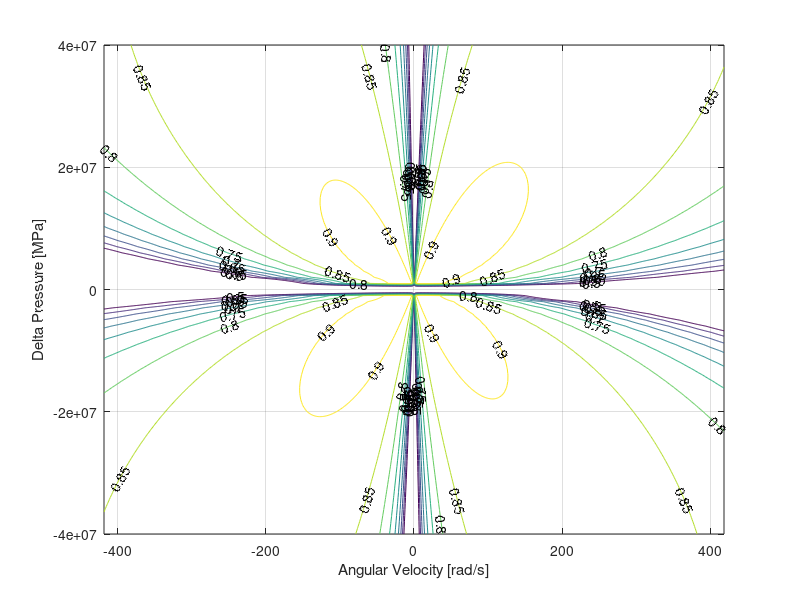

This figure's MATLAB source:
%% Pump Motor Efficiency Mapping

%% Fluid Properties

mu=(32*10^-6)*870;
B = 1.7*10^9;
rho = 870;

%% Define Pump Constants

%%

%% UW Madison
% % Variable Displacement Axial Piston, 107 cc/rev (Pourmovahed et al. 1992b)
%     D = 107; % cc/rev
%     d = (D*100^-3)/(2*pi); % m^3/rad
% % Torques Loss Constants
%     Cf = 4.8*10^-3;
%     Ch = 0;
%     Cv = 153*10^3;
% % Flow Loss Constants
%     Cs = 1.04*10^-9;
%     Cst = 1.20*10^-5;
    
%% Manufacturer 107cc/rev
% Variable Displacement Axial Piston, 107 cc/rev (Pourmovahed et al. 1992b)
    D = 107; % cc/rev
    d = (D*100^-3)/(2*pi); % m^3/rad
% Torques Loss Constants
    Cf = 53.7*10^-3;
    Ch = 53.6;
    Cv = 23.5*10^3;
% Flow Loss Constants
    Cs = 4.26*10^-9;
    Cst = 0*10^-5;

%% Define Pump Parameters to Study
% (fractional displacement/angular velocity/pressure differential)

% Angular Velocity
% WrpmHigh = 1800;%25000; % High Limit (revolutions per minute)
% WrpmLow = 1800;%-25000; % Low Limit (revolution per minute)
WrpmHigh = 4000; % High Limit (revolutions per minute)
WrpmLow = -4000; % Low Limit (revolution per minute)

WrpmSpacing = 10;
Wrpm = WrpmLow:WrpmSpacing:WrpmHigh;
w = Wrpm.*(2*pi/60); % radians per second

% Fractional Displacement Range
fracDisp = 1;

% Pressure Differential (Pressure actuator - Pressure Rail)
deltaP = -40e6:1e6:40e6;
% deltaP = [.5 1]*35e6;
%% Find Torque and Flow Losses

QLoss = zeros(length(w),length(deltaP));
Q_Ideal = zeros(length(w),length(deltaP));
Q_Act = zeros(length(w),length(deltaP));

TLoss = zeros(length(w),length(deltaP));
T_Ideal = zeros(length(w),length(deltaP));
T_Act = zeros(length(w),length(deltaP));
Q_Efficiency = zeros(length(w),length(deltaP));
T_Efficiency = zeros(length(w),length(deltaP));

Quad = zeros(length(w),length(deltaP));


for i = 1:length(w)
    for j = 1:length(deltaP)
        
        Q_Ideal(i,j) = w(i)*d*fracDisp;
        T_Ideal(i,j) = deltaP(j)*d*fracDisp;
        QLoss(i,j) = abs(d*Cs*(deltaP(j))/mu) + abs(fracDisp*d*w(i)*(deltaP(j))/B) + abs(d^(2/3)*Cst*(2*(deltaP(j))/rho)^.5);
        TLoss(i,j) = abs(d*Cv*mu*w(i)) + abs(d*(deltaP(j))*Cf) + abs(fracDisp*Ch*w(i)^2*rho*d^(5/3)/2);
        
%         Q_Act(i,j) = Q_Ideal-sign(w(i)*deltaP(j))*QLoss(i,j)
%         T_Act(i,j) = T_Ideal+sign(w(i)*deltaP(j))*TLoss(i,j)
        
        if deltaP(j)>=0 && w(i)>=0
            Quad(i,j) = 1;
            Q_Act(i,j) = Q_Ideal(i,j) - QLoss(i,j);
            T_Act(i,j) = T_Ideal(i,j) + TLoss(i,j);
        
        elseif deltaP(j)<0 && w(i)>=0
            Quad(i,j) = 4;
            Q_Act(i,j) = Q_Ideal(i,j) + QLoss(i,j);
            T_Act(i,j) = T_Ideal(i,j) + TLoss(i,j);
        
        elseif deltaP(j)>=0 && w(i)<0
            Quad(i,j) = 2;
            Q_Act(i,j) = Q_Ideal(i,j) - QLoss(i,j);
            T_Act(i,j) = T_Ideal(i,j) - TLoss(i,j);
            
        else
            Quad(i,j) = 3;
            Q_Act(i,j) = Q_Ideal(i,j) + QLoss(i,j);            
            T_Act(i,j) = T_Ideal(i,j) - TLoss(i,j);
        end
        
        if abs(Q_Act(i,j)) >= abs(Q_Ideal(i,j))
            Q_Efficiency(i,j) = Q_Ideal(i,j)/Q_Act(i,j);
        else
            Q_Efficiency(i,j) = Q_Act(i,j)/Q_Ideal(i,j);
        end
        
       if abs(T_Act(i,j)) >= abs(T_Ideal(i,j))
           T_Efficiency(i,j) = T_Ideal(i,j)/T_Act(i,j);
       else
           T_Efficiency(i,j) = T_Act(i,j)/T_Ideal(i,j);
       end
        
     end
end
% QEfficiency = Q_Act./Q_Ideal;
Q_Efficiency = Q_Efficiency';
T_Efficiency = T_Efficiency';
Total_Efficiency = (Q_Efficiency.*T_Efficiency);

%% Plot Contours
%levels = 0:.05:.95;



% % Volumetric
% figure
% %levels = [.995 .99 .985 .98 .975 .97];
% levels = 0:.1:1;
% contour(w,(deltaP),Q_Efficiency,levels,'ShowText','on')
% grid on,
% ylabel('Delta Pressure [MPa]')
% xlabel('Angular Velocity [rad/s]')
% %set(gcf, 'Position', get(0, 'Screensize'));
% 
% % Torque
% figure
% %levels = .9:.01:.99;
% contour(w,(deltaP),T_Efficiency,levels,'ShowText','on')
% grid on
% ylabel('Delta Pressure [MPa]')
% xlabel('Angular Velocity [rad/s]')
% %set(gcf, 'Position', get(0, 'Screensize'));

% Overall
figure
levels = .5:.05:1;
contour(w,(deltaP),Total_Efficiency,levels,'ShowText','on')
grid on
ylabel('Delta Pressure [MPa]')
xlabel('Angular Velocity [rad/s]')
% set(gcf, 'Position', get(0, 'Screensize'));